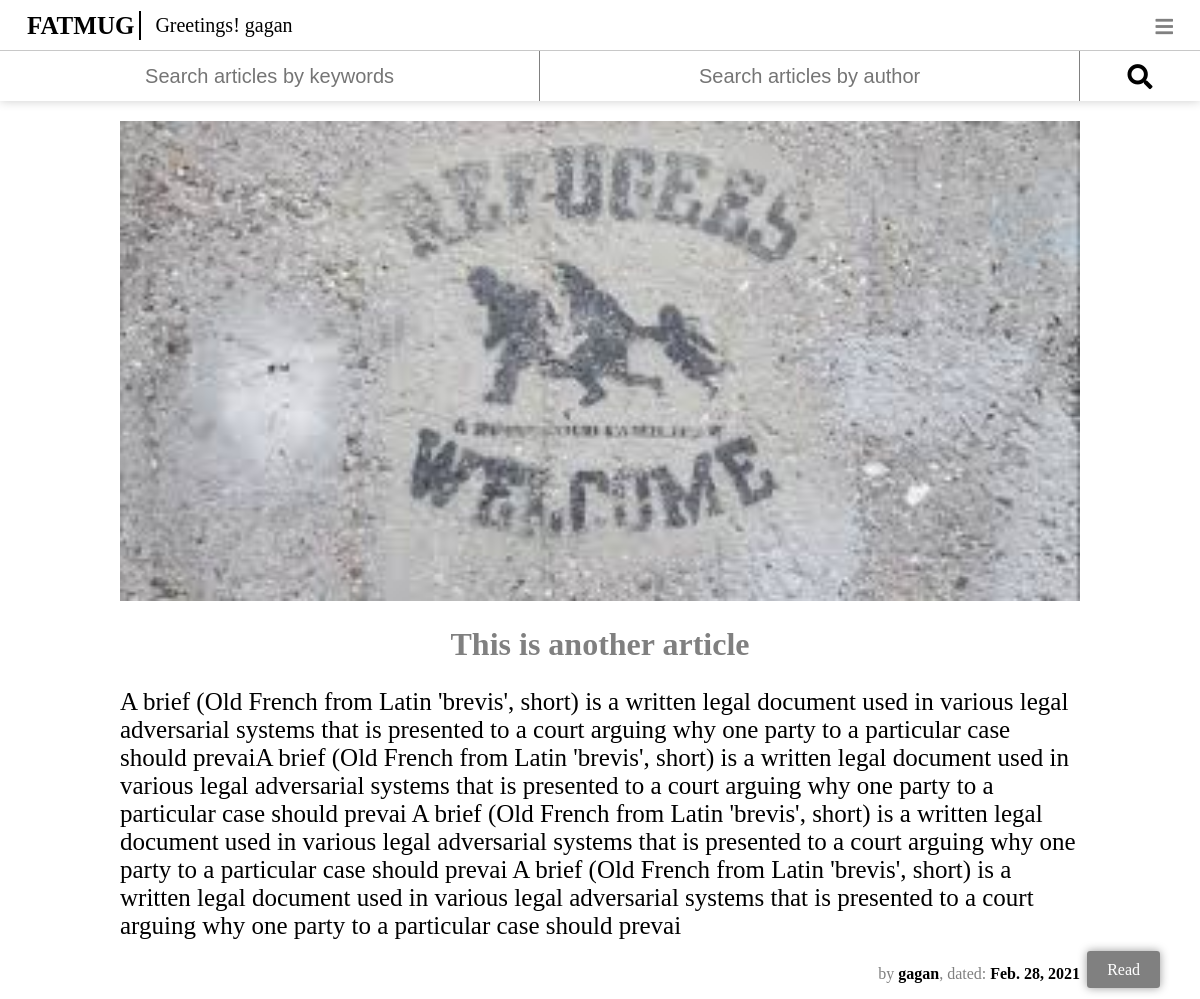
/view_article/2 (signed in), run on an earlier commit of the app's database.
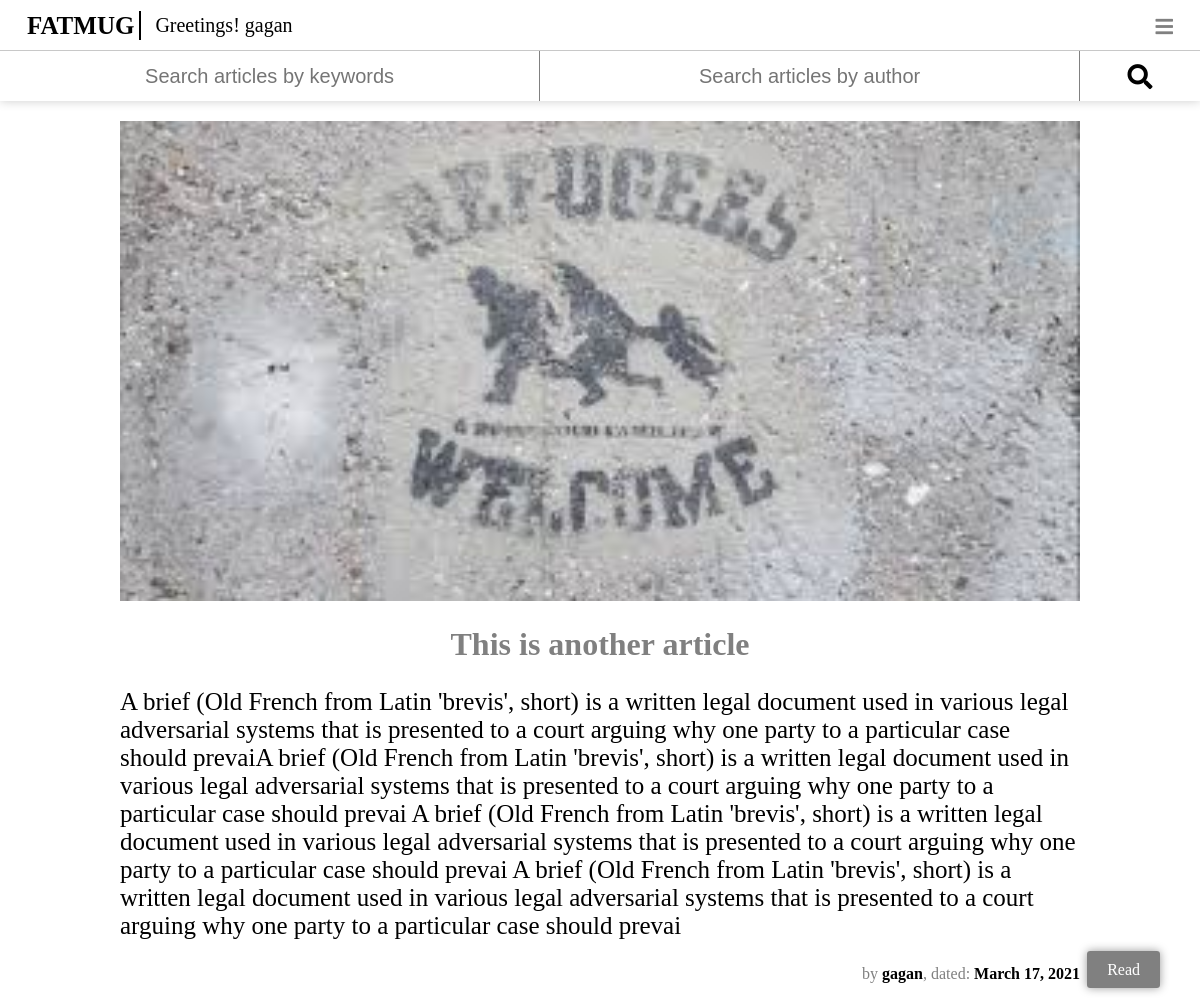
And on a later commit of the database.
### articles/models.py (models this page shows, shortened)
class articles(models.Model):
	author = models.ForeignKey(User, on_delete=models.CASCADE)
	date = models.DateField(auto_now=True)
	title = models.CharField(max_length=200)
	brief_content = models.TextField(default="A brief (Old French from Latin 'brevis', short) is a written legal document used in various legal adversarial systems that is presented to a court arguing why one party to a particular case should prevail")
	content = models.TextField()
	no_of_reads = models.PositiveIntegerField(default=0)
	likes = models.PositiveIntegerField(default=0)
	image = models.ImageField(default="images.jpg", blank=True)
	read_time = models.IntegerField()
	tags = models.ManyToManyField(tags)

### articles/views.py (the view)
# urls.py: path('view_article/<int:id>', views.view_article, name="view_article"),
@login_required(login_url="login")
def view_article(request, id):
	article = models.articles.objects.get(pk=id)
	return render(request, 'view_article.html', {"article": article})

### articles/templates/view_article.html (shortened to what this page needs)
{% load static %}
<!DOCTYPE html>
<html>
	<head>
		<link rel="stylesheet" href="https://pro.fontawesome.com/releases/v5.10.0/css/all.css"/>
		<link rel="stylesheet" href="{% static 'css/navbar.css' %}" type="text/css">
		<link rel="stylesheet" href="{% static 'css/view_article.css' %}" type="text/css">
	</head>
	<body>
		<div class="Outer_navbar_wrapper">
			<div class="Navbar_wrapper">
				<div class="left">
					<a href="{% url 'home' %}"><div class="nav_item" id="logo">FATMUG</div></a>
					<div class="nav_item" id="greeting">Greetings! {{request.user}}</div>
				</div>
				<div class="right">
					<div class="nav_item left_items" id="special" onclick="change()"><i class="fas fa-bars"></i></div>
				</div>
			</div>
			<form method="GET" action="{% url 'searchquery' %}">
				<div class="search">
					<input type="text" placeholder="Search articles by keywords" class="search-input"/>
					<input type="text" placeholder="Search articles by author" class="search-input"/>
					<button value="submit" class="search-icon"><i class="fas fa-search"></i></button>
				</div>
			</form>
		</div>
		<div class="reading"><span class="hover_element">Click here after reading</span><a href="{% url 'done_reading' article.pk %}"><span class="reading_button" onclick="done_reading()" onmouseover="hovering()" onmouseout="not_hovering()">Read</span></div>
		<div class="Outer_wrapper">
			<div class="image_area">
				<img class="image" src="/media/{{article.image}}">
			</div>
			<div class="article">
				<h1 class="heading">{{article.title}}</h1>
				<p class="content">
					{{article.content}}
				</p>
				<p class="author">by <span class="dark">{{article.author}}</span>, dated: <span class="dark">{{article.date}}</span></p>
			</div>
		</div>
	</body>
</html>

What changed in the data, as far as the page shows it:
changed articles "This is another article": date "Feb. 28, 2021" → "March 17, 2021"
